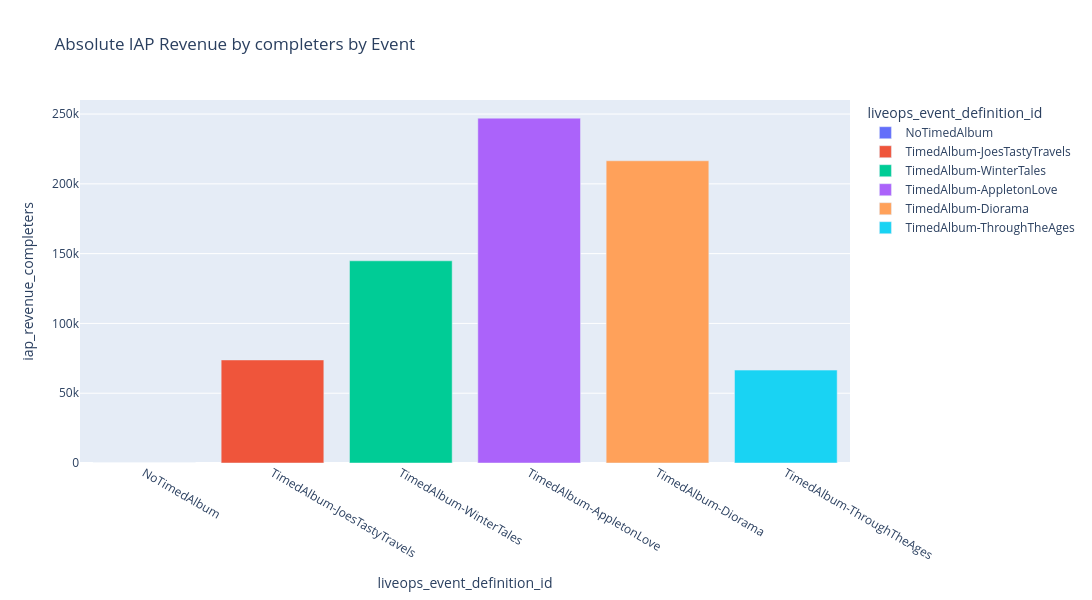
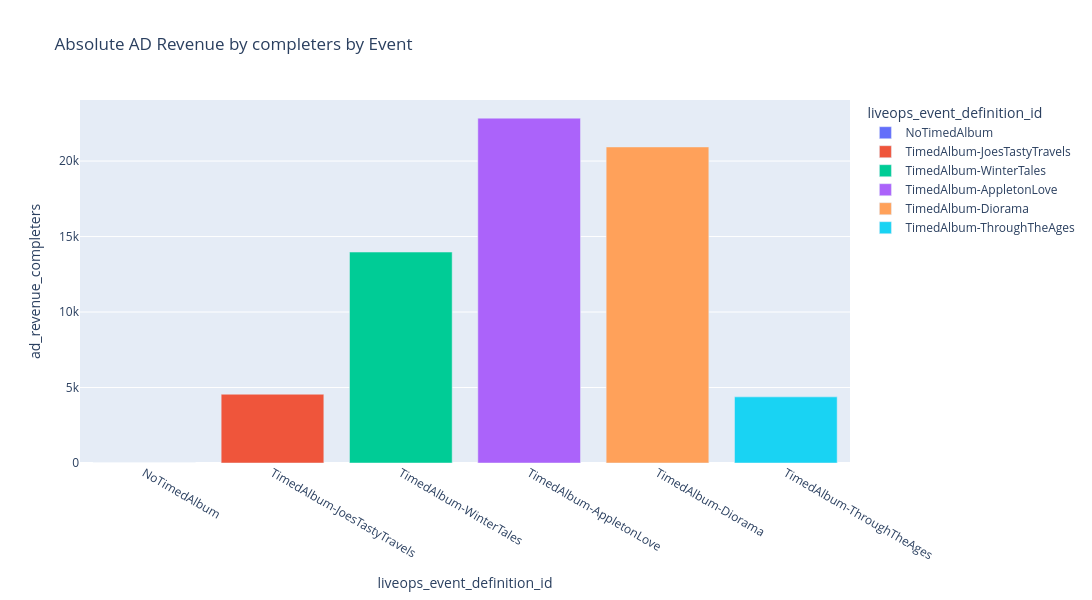

Notebook code cell kept with these figures, in order:
### Markdown cell above
### Revenue

Bar charts of absolute and percentage IAP and ad revenue contributed by completers, compared across events.

### Code cell
fig = px.bar(data_completers_per_event, 
              x='liveops_event_definition_id', 
              y='iap_revenue_completers',
              color='liveops_event_definition_id',
              title='Absolute IAP Revenue by completers by Event',
              width=1200,
              height=600,
              hover_data={'iap_revenue_completers': ':.0f', 'unique_completers': True, 'pct_change_iap_revenue_completers': ':.2%'},
              category_orders={'liveops_event_definition_id': custom_order})

fig.show()

fig = px.bar(data_completers_per_event, 
              x='liveops_event_definition_id', 
              y='ad_revenue_completers',
              color='liveops_event_definition_id',
              title='Absolute AD Revenue by completers by Event',
              width=1200,
              height=600,
              hover_data={'ad_revenue_completers': ':.0f', 'unique_completers': True, 'pct_change_adrevenue_completers': ':.2%'},
              category_orders={'liveops_event_definition_id': custom_order})

fig.show()

### Figure 1 — Plotly figure (JSON) as saved in the notebook; plotly's stock layout.template omitted (floating-point values rounded to 4 significant figures)
{"data": [{"customdata": [[0.0, NaN]], "hovertemplate": "liveops_event_definition_id=%{x}<br>iap_revenue_completers=%{y:.0f}<br>unique_completers=%{customdata[0]}<br>pct_change_iap_revenue_completers=%{customdata[1]:.2%}<extra></extra>", "legendgroup": "NoTimedAlbum", "marker": {"color": "#636efa", "pattern": {"shape": ""}}, "name": "NoTimedAlbum", "orientation": "v", "showlegend": true, "textposition": "auto", "type": "bar", "x": ["NoTimedAlbum"], "xaxis": "x", "y": [0.0], "yaxis": "y"}, {"customdata": [[2381.0, Infinity]], "hovertemplate": "liveops_event_definition_id=%{x}<br>iap_revenue_completers=%{y:.0f}<br>unique_completers=%{customdata[0]}<br>pct_change_iap_revenue_completers=%{customdata[1]:.2%}<extra></extra>", "legendgroup": "TimedAlbum-JoesTastyTravels", "marker": {"color": "#EF553B", "pattern": {"shape": ""}}, "name": "TimedAlbum-JoesTastyTravels", "orientation": "v", "showlegend": true, "textposition": "auto", "type": "bar", "x": ["TimedAlbum-JoesTastyTravels"], "xaxis": "x", "y": [73830.0], "yaxis": "y"}, {"customdata": [[7479.0, 0.9621]], "hovertemplate": "liveops_event_definition_id=%{x}<br>iap_revenue_completers=%{y:.0f}<br>unique_completers=%{customdata[0]}<br>pct_change_iap_revenue_completers=%{customdata[1]:.2%}<extra></extra>", "legendgroup": "TimedAlbum-WinterTales", "marker": {"color": "#00cc96", "pattern": {"shape": ""}}, "name": "TimedAlbum-WinterTales", "orientation": "v", "showlegend": true, "textposition": "auto", "type": "bar", "x": ["TimedAlbum-WinterTales"], "xaxis": "x", "y": [144900.0], "yaxis": "y"}, {"customdata": [[12560.0, 0.7055]], "hovertemplate": "liveops_event_definition_id=%{x}<br>iap_revenue_completers=%{y:.0f}<br>unique_completers=%{customdata[0]}<br>pct_change_iap_revenue_completers=%{customdata[1]:.2%}<extra></extra>", "legendgroup": "TimedAlbum-AppletonLove", "marker": {"color": "#ab63fa", "pattern": {"shape": ""}}, "name": "TimedAlbum-AppletonLove", "orientation": "v", "showlegend": true, "textposition": "auto", "type": "bar", "x": ["TimedAlbum-AppletonLove"], "xaxis": "x", "y": [247100.0], "yaxis": "y"}, {"customdata": [[9390.0, -0.1236]], "hovertemplate": "liveops_event_definition_id=%{x}<br>iap_revenue_completers=%{y:.0f}<br>unique_completers=%{customdata[0]}<br>pct_change_iap_revenue_completers=%{customdata[1]:.2%}<extra></extra>", "legendgroup": "TimedAlbum-Diorama", "marker": {"color": "#FFA15A", "pattern": {"shape": ""}}, "name": "TimedAlbum-Diorama", "orientation": "v", "showlegend": true, "textposition": "auto", "type": "bar", "x": ["TimedAlbum-Diorama"], "xaxis": "x", "y": [216500.0], "yaxis": "y"}, {"customdata": [[2236.0, -0.6926]], "hovertemplate": "liveops_event_definition_id=%{x}<br>iap_revenue_completers=%{y:.0f}<br>unique_completers=%{customdata[0]}<br>pct_change_iap_revenue_completers=%{customdata[1]:.2%}<extra></extra>", "legendgroup": "TimedAlbum-ThroughTheAges", "marker": {"color": "#19d3f3", "pattern": {"shape": ""}}, "name": "TimedAlbum-ThroughTheAges", "orientation": "v", "showlegend": true, "textposition": "auto", "type": "bar", "x": ["TimedAlbum-ThroughTheAges"], "xaxis": "x", "y": [66560.0], "yaxis": "y"}], "layout": {"barmode": "relative", "height": 600, "legend": {"title": {"text": "liveops_event_definition_id"}, "tracegroupgap": 0}, "title": {"text": "Absolute IAP Revenue by completers by Event"}, "width": 1200, "xaxis": {"anchor": "y", "categoryarray": ["NoTimedAlbum", "TimedAlbum-JoesTastyTravels", "TimedAlbum-WinterTales", "TimedAlbum-AppletonLove", "TimedAlbum-Diorama", "TimedAlbum-ThroughTheAges"], "categoryorder": "array", "domain": [0, 1], "title": {"text": "liveops_event_definition_id"}}, "yaxis": {"anchor": "x", "domain": [0, 1], "title": {"text": "iap_revenue_completers"}}}}

### Figure 2 — Plotly figure (JSON) as saved in the notebook; plotly's stock layout.template omitted (floating-point values rounded to 4 significant figures)
{"data": [{"customdata": [[0.0, NaN]], "hovertemplate": "liveops_event_definition_id=%{x}<br>ad_revenue_completers=%{y:.0f}<br>unique_completers=%{customdata[0]}<br>pct_change_adrevenue_completers=%{customdata[1]:.2%}<extra></extra>", "legendgroup": "NoTimedAlbum", "marker": {"color": "#636efa", "pattern": {"shape": ""}}, "name": "NoTimedAlbum", "orientation": "v", "showlegend": true, "textposition": "auto", "type": "bar", "x": ["NoTimedAlbum"], "xaxis": "x", "y": [0.0], "yaxis": "y"}, {"customdata": [[2381.0, Infinity]], "hovertemplate": "liveops_event_definition_id=%{x}<br>ad_revenue_completers=%{y:.0f}<br>unique_completers=%{customdata[0]}<br>pct_change_adrevenue_completers=%{customdata[1]:.2%}<extra></extra>", "legendgroup": "TimedAlbum-JoesTastyTravels", "marker": {"color": "#EF553B", "pattern": {"shape": ""}}, "name": "TimedAlbum-JoesTastyTravels", "orientation": "v", "showlegend": true, "textposition": "auto", "type": "bar", "x": ["TimedAlbum-JoesTastyTravels"], "xaxis": "x", "y": [4556.0], "yaxis": "y"}, {"customdata": [[7479.0, 2.067]], "hovertemplate": "liveops_event_definition_id=%{x}<br>ad_revenue_completers=%{y:.0f}<br>unique_completers=%{customdata[0]}<br>pct_change_adrevenue_completers=%{customdata[1]:.2%}<extra></extra>", "legendgroup": "TimedAlbum-WinterTales", "marker": {"color": "#00cc96", "pattern": {"shape": ""}}, "name": "TimedAlbum-WinterTales", "orientation": "v", "showlegend": true, "textposition": "auto", "type": "bar", "x": ["TimedAlbum-WinterTales"], "xaxis": "x", "y": [13970.0], "yaxis": "y"}, {"customdata": [[12560.0, 0.6348]], "hovertemplate": "liveops_event_definition_id=%{x}<br>ad_revenue_completers=%{y:.0f}<br>unique_completers=%{customdata[0]}<br>pct_change_adrevenue_completers=%{customdata[1]:.2%}<extra></extra>", "legendgroup": "TimedAlbum-AppletonLove", "marker": {"color": "#ab63fa", "pattern": {"shape": ""}}, "name": "TimedAlbum-AppletonLove", "orientation": "v", "showlegend": true, "textposition": "auto", "type": "bar", "x": ["TimedAlbum-AppletonLove"], "xaxis": "x", "y": [22840.0], "yaxis": "y"}, {"customdata": [[9390.0, -0.0835]], "hovertemplate": "liveops_event_definition_id=%{x}<br>ad_revenue_completers=%{y:.0f}<br>unique_completers=%{customdata[0]}<br>pct_change_adrevenue_completers=%{customdata[1]:.2%}<extra></extra>", "legendgroup": "TimedAlbum-Diorama", "marker": {"color": "#FFA15A", "pattern": {"shape": ""}}, "name": "TimedAlbum-Diorama", "orientation": "v", "showlegend": true, "textposition": "auto", "type": "bar", "x": ["TimedAlbum-Diorama"], "xaxis": "x", "y": [20940.0], "yaxis": "y"}, {"customdata": [[2236.0, -0.7908]], "hovertemplate": "liveops_event_definition_id=%{x}<br>ad_revenue_completers=%{y:.0f}<br>unique_completers=%{customdata[0]}<br>pct_change_adrevenue_completers=%{customdata[1]:.2%}<extra></extra>", "legendgroup": "TimedAlbum-ThroughTheAges", "marker": {"color": "#19d3f3", "pattern": {"shape": ""}}, "name": "TimedAlbum-ThroughTheAges", "orientation": "v", "showlegend": true, "textposition": "auto", "type": "bar", "x": ["TimedAlbum-ThroughTheAges"], "xaxis": "x", "y": [4380.0], "yaxis": "y"}], "layout": {"barmode": "relative", "height": 600, "legend": {"title": {"text": "liveops_event_definition_id"}, "tracegroupgap": 0}, "title": {"text": "Absolute AD Revenue by completers by Event"}, "width": 1200, "xaxis": {"anchor": "y", "categoryarray": ["NoTimedAlbum", "TimedAlbum-JoesTastyTravels", "TimedAlbum-WinterTales", "TimedAlbum-AppletonLove", "TimedAlbum-Diorama", "TimedAlbum-ThroughTheAges"], "categoryorder": "array", "domain": [0, 1], "title": {"text": "liveops_event_definition_id"}}, "yaxis": {"anchor": "x", "domain": [0, 1], "title": {"text": "ad_revenue_completers"}}}}
